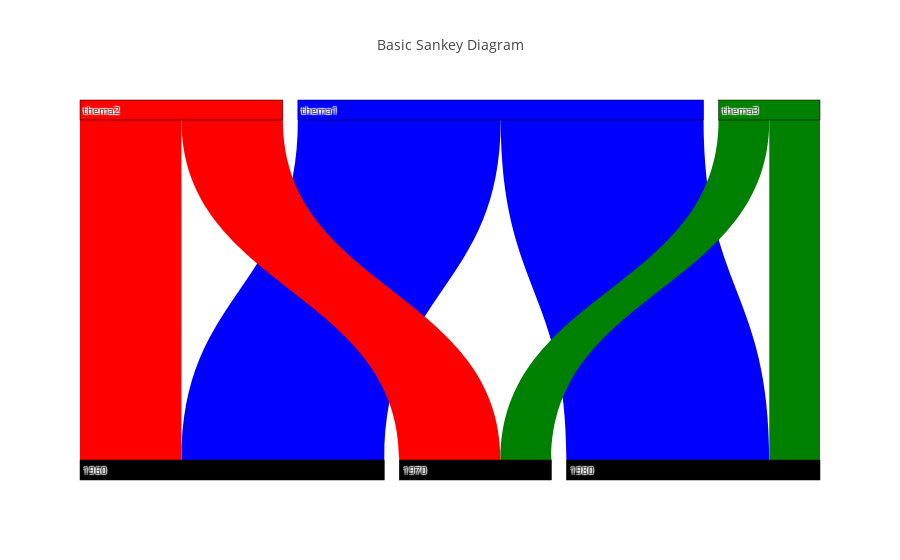

The notebook cell saved with this chart:
### Code cell
import plotly.plotly as py
import plotly
from plotly.offline import download_plotlyjs, init_notebook_mode, plot, iplot

init_notebook_mode(connected=True)

plotly.tools.set_credentials_file(username='manfred.moosleitner', api_key='UTpisrO4OEiCWBWqjrVP')

data = dict(
    type='sankey',
    orientation = "v",
    arrangement = "snap",
    node=dict(
        pad=15,
        thickness=20,
        line=dict(
            color="black",
            width=0.5
        ),
        label=["thema1", "thema2", "thema3", "1960", "1970", "1980"],
        color=["blue", "red", "green", "black", "black", "black"]
    ),
    link=dict(
        source=[0, 1, 2, 0, 1, 2],
        target=[3, 4, 5, 5, 3, 4],
#          value=[1, 1, 1, 1, 1, 1],
         value=[8, 4, 2, 8, 4, 2],
        color=["blue","red", "green","blue","red", "green"]
    ))

layout = dict(
    title="Basic Sankey Diagram",
    font=dict(
        size=10
    )
)

fig = dict(data=[data], layout=layout)
iplot(fig, validate=False)

### Figure 1 — Plotly figure (JSON) as saved in the notebook; plotly's stock layout.template omitted (floating-point values rounded to 4 significant figures)
{"data": [{"arrangement": "snap", "link": {"color": ["blue", "red", "green", "blue", "red", "green"], "source": [0, 1, 2, 0, 1, 2], "target": [3, 4, 5, 5, 3, 4], "value": [8, 4, 2, 8, 4, 2]}, "node": {"color": ["blue", "red", "green", "black", "black", "black"], "label": ["thema1", "thema2", "thema3", "1960", "1970", "1980"], "line": {"color": "black", "width": 0.5}, "pad": 15, "thickness": 20}, "orientation": "v", "type": "sankey"}], "layout": {"font": {"size": 10}, "title": "Basic Sankey Diagram"}}
